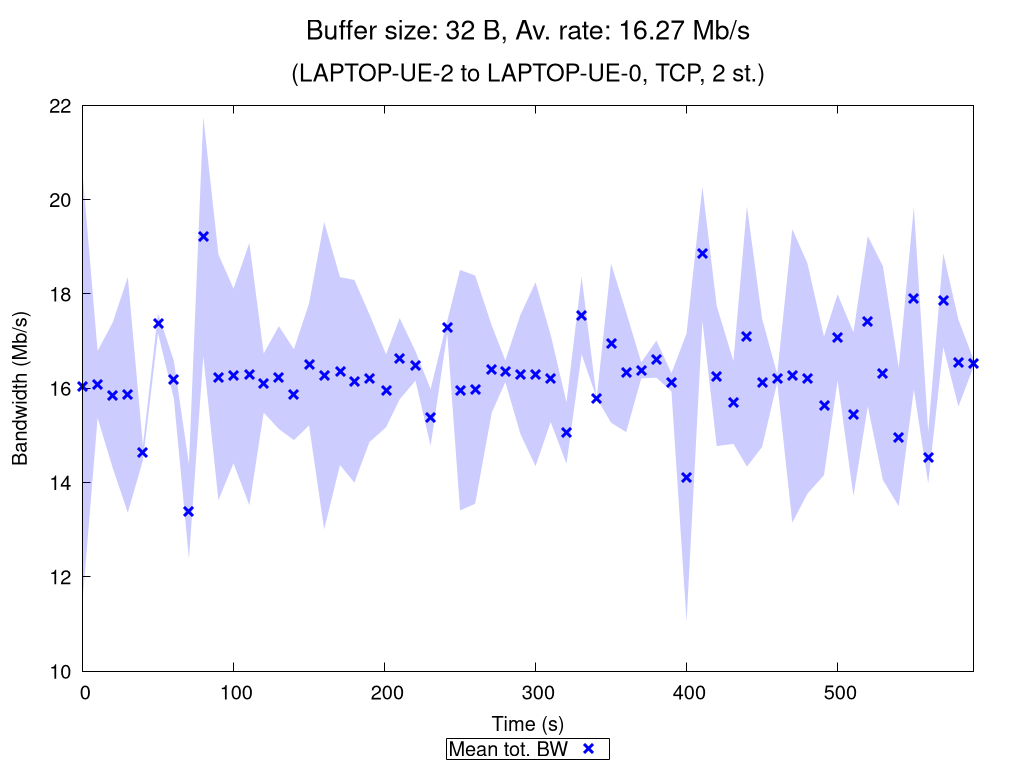

Write the gnuplot code that produced this figure.
set terminal pngcairo nocrop enhanced size 1024,768 font "Verdana,15"
set output "TCP_2_st_2020_10_17_18-23-59_two2one_00032B.png"

set title "{/=20 Buffer size: 32 B, Av. rate: 16.27 Mb/s}\n\n{/=18 (LAPTOP-UE-2 to LAPTOP-UE-0, TCP, 2 st.)}"

set xlabel "Time (s)"
set ylabel "Bandwidth (Mb/s)"
set ytics nomirror
set key bmargin center horizontal box samplen 1 width -1
set bmargin 4.6
set rmargin 4.5

rf = 1000000.0  # rate factor
set style fill transparent solid 0.2 noborder
set autoscale xfix
plot "TCP_2_st_2020_10_17_18-23-59_two2one_00032B_iperf_processed.dat" using 1:($2/rf-$3/rf):($2/rf+$3/rf) with filledcurves lc rgb "blue" notitle, \
     "" using 1:($2/rf) with points pt 2 ps 1.5 lw 3 lc rgb "blue" title "Mean tot. BW", \
